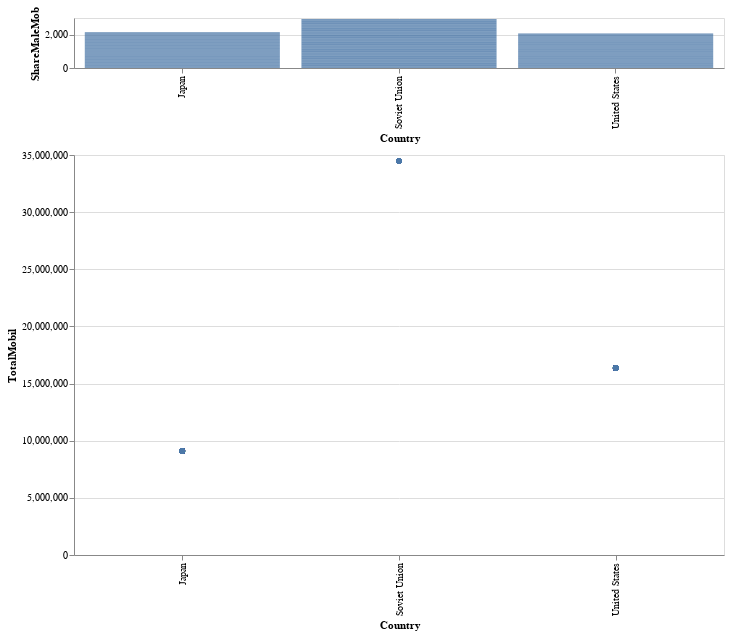

The notebook cell this image was saved under:
### Code cell
brush = alt.selection_interval(
    encodings=['x'] # limit selection to x-axis (year) values
)

# dynamic query histogram
years = alt.Chart(combo).mark_bar().add_selection(
    brush
).encode(
    #alt.X('year(Release_Date):T', title='Films by Release Year'),
    #alt.Y('count():Q', title=None)
    alt.X('Country:N'),
    alt.Y('ShareMaleMob:Q')
).properties(
    width=650,
    height=50
)

# scatter plot, modify opacity based on selection
ratings = alt.Chart(combo).mark_circle().encode(
    x='Country:N',
    y='TotalMobil:Q',
    tooltip='TotalMobil:N',
    opacity=alt.condition(brush, alt.value(0.75), alt.value(0.05))
).properties(
    width=650,
    height=400
)

alt.vconcat(years, ratings).properties(spacing=5)

### Figure 1 — Vega-Lite specification as saved in the notebook (floating-point values rounded to 4 significant figures; data arrays with more than 128 entries replaced by an {"elided": "..."} marker saying what was removed)
{"config": {"view": {"continuousWidth": 300, "continuousHeight": 300}}, "vconcat": [{"mark": {"type": "bar"}, "encoding": {"x": {"field": "Country", "type": "nominal"}, "y": {"field": "ShareMaleMob", "type": "quantitative"}}, "height": 50, "name": "view_5", "width": 650}, {"mark": {"type": "circle"}, "encoding": {"opacity": {"condition": {"param": "param_3", "value": 0.75}, "value": 0.05}, "tooltip": {"field": "TotalMobil", "type": "nominal"}, "x": {"field": "Country", "type": "nominal"}, "y": {"field": "TotalMobil", "type": "quantitative"}}, "height": 400, "width": 650}], "data": {"name": "data-e48d837e07eba1d1c34db95cc8f065c6"}, "params": [{"name": "param_3", "select": {"type": "interval", "encodings": ["x"]}, "views": ["view_5"]}], "spacing": 5, "$schema": "https://vega.github.io/schema/vega-lite/v5.8.0.json", "datasets": {"data-e48d837e07eba1d1c34db95cc8f065c6": {"elided": "252 records"}}}
